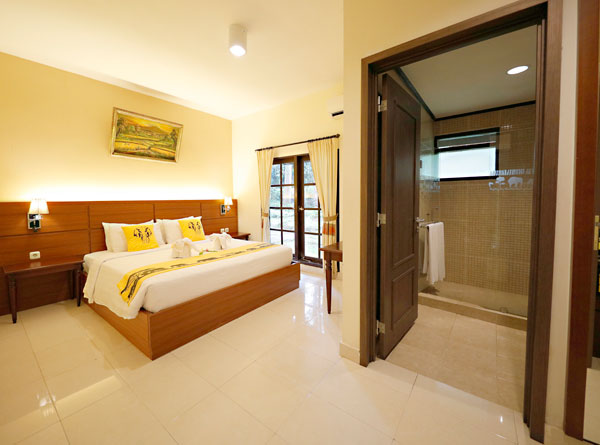
#> input picture test_image.jpeg, 600 x 445 px
$ python adjust_temperature.py test_image.jpeg out.png 1.0
#> lines starting #> are read from the running program, lines starting #| are printed output that depends on the picture
import sys

try:
    from PIL import Image
except ImportError:
    print("Pillow not found. Installing...")
    try:
        from subprocess import run
        run(["pip", "install", "Pillow"], check=True)
        print("Pillow installed successfully.")
        from PIL import Image  # Import Image after successful installation
    except Exception as e:
        print(f"Error installing Pillow: {e}")
        sys.exit(1)

def adjust_temperature(input_path, output_path, temperature):
#> called with input_path = 'test_image.jpeg', output_path = 'out.png', temperature = 1
    try:
        # Open the input image
        image = Image.open(input_path)
#> image is the input picture: PIL image 600x445 RGB; mean R, G, B 179, 149, 106.4

        # Adjust the image temperature
        adjusted_image = apply_temperature(image, temperature)

        # Save the resulting image to the output file
        adjusted_image.save(output_path)
        print(f"Image saved to {output_path}")

    except Exception as e:
        print(f"Error: {e}")

def apply_temperature(image, temperature):
    # Split the image into channels (R, G, B)
#> called with temperature = 1
    r, g, b = image.split()
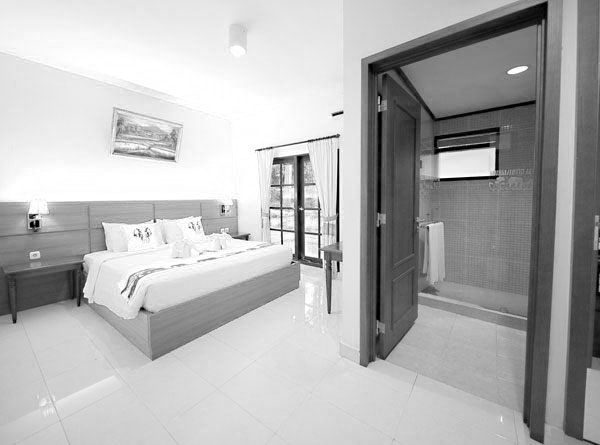
#> r: PIL image 600x445 L; min 0, max 255, mean 179
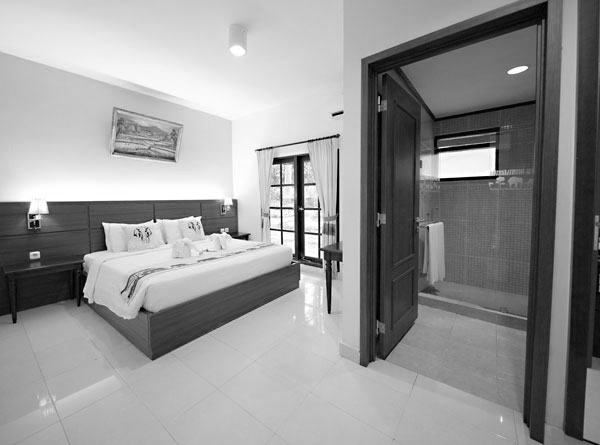
#> g: PIL image 600x445 L; min 0, max 255, mean 149
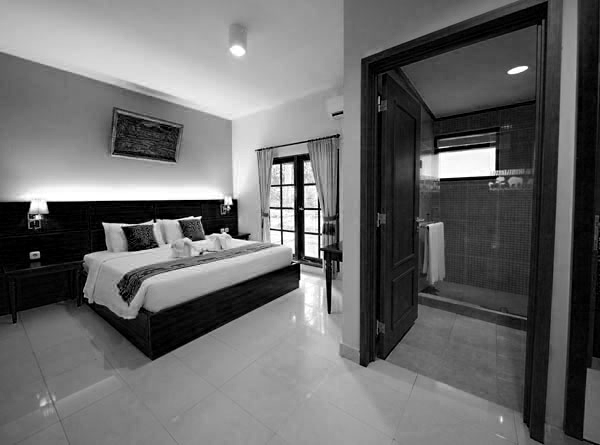
#> b: PIL image 600x445 L; min 0, max 255, mean 106.4

    # Adjust each channel based on the temperature
    r = r.point(lambda i: i + temperature)
    b = b.point(lambda i: i - temperature)

    # Merge the channels back into an RGB image
    adjusted_image = Image.merge("RGB", (r, g, b))

    return adjusted_image

if __name__ == "__main__":
    # Check for correct number of command-line arguments
    if len(sys.argv) != 4:
        print("Usage: python adjust_temperature.py <input_image_path> <output_image_path> <temperature>")
        sys.exit(1)

    # Get input parameters from command line
    input_path = sys.argv[1]
    output_path = sys.argv[2]

    try:
        temperature = float(sys.argv[3])
    except ValueError:
        print("Error: Temperature must be a numeric value.")
        sys.exit(1)

    # Call the function to adjust temperature and save the image
    adjust_temperature(input_path, output_path, temperature)
